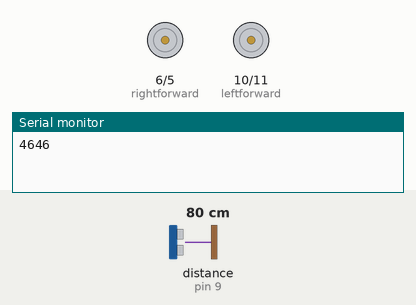
This sketch was run on a simulated Arduino Uno, built with avr-gcc and run on an emulated ATmega328P. On the bench: motor-driver pin pairs drawn as motors (green arrow = first pin HIGH = forward, orange = second pin HIGH = backward, longer = more drive), the last lines printed to the serial monitor. Wiring (inferred from the names in the program): ultrasonic range finder: trigger pin 3; echo pin 9. The inputs (shaded band) are chosen by the test bench; at power-on: distance to the obstacle (sensor on pin 9) 80 cm. The echo pulse lasts 58.3 µs per cm.

Above: at 0.05 s.
At 1.2 s:
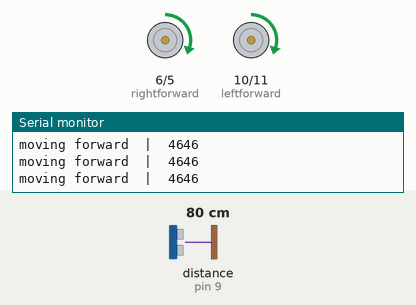
1.3 s: distance to the obstacle (sensor on pin 9) set to 20 cm
2.8 s: distance to the obstacle (sensor on pin 9) set to 16 cm
At 3.3 s:
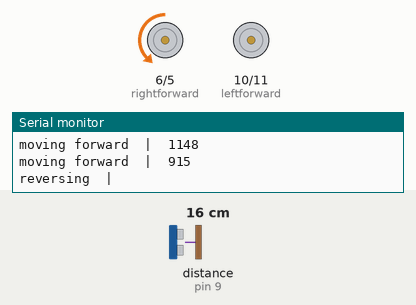
Timing chart, 0 to 5.8 s (numbered marks = the images above; inputs shaded):
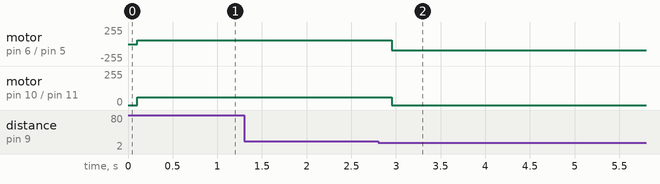

The sketch:

ultrasoniccomplete.ino
```cpp
int leftforward = 10; //yellow
int leftreverse = 11; //green
int rightforward = 6; //white
int rightreverse = 5; //blue
int trig = 3; //orange
int echo = 9; //brown
long duration; //amount of time in milliseconds for the echo to be sent out and recieved
int speed = 60; //speed of motors between 0 - 255
int threshold = 1000; //time of ping that triggers the robot to reverse

void setup() {
Serial.begin(9600);
pinMode(trig,OUTPUT); //outbound ping
pinMode(echo,INPUT); // inbound reciever
pinMode(leftforward,OUTPUT); //pin to tell left motor to go forward
pinMode(leftreverse,OUTPUT); //pin to tell left motor to go reverse
pinMode(rightforward,OUTPUT); //pin to tell right motor to go forward
pinMode(rightreverse,OUTPUT); //pin to tell right motor to go reverse


}

void loop() {

  digitalWrite(trig, LOW);  // This loop sets the transmitting speaker to be on for 10ms and off for 5ms
  delayMicroseconds(5);
  digitalWrite(trig, HIGH);
  delayMicroseconds(10);
  digitalWrite(trig, LOW);

  duration = pulseIn(echo, HIGH); //listen to response from echoing ping and saves in long format to duration(ms)
  Serial.println(duration); //print the duration
  delay(100); // wait 100ms


  if(duration<threshold) {
    analogWrite(leftforward,0); //conditions if an obstacle gets in the way of the sensor
    analogWrite(rightforward,0);
    analogWrite(rightreverse,speed*1.5);
    Serial.print("reversing  |  ");
    delay(2000);
    }
  else if(duration>=threshold) {
    analogWrite(leftreverse,0); //conditions if there is nothing in the way of the sensor
    analogWrite(rightreverse,0);
    analogWrite(leftforward,speed);
    analogWrite(rightforward,speed);
    Serial.print("moving forward  |  ");
    delay(100);
    }
}
```

Measured:
- the behaviour switches between 18 and 17 cm on distance to the obstacle (sensor on pin 9) (found by bisection; images 1 and 2)
- after the input at 2.8 s, motor on pin 6 (rightforward) / pin 5 (rightreverse): forward 60/255 → backward 90/255 after 0.16 s; motor on pin 10 (leftforward) / pin 11 (leftreverse): forward 60/255 → stopped after 0.16 s
